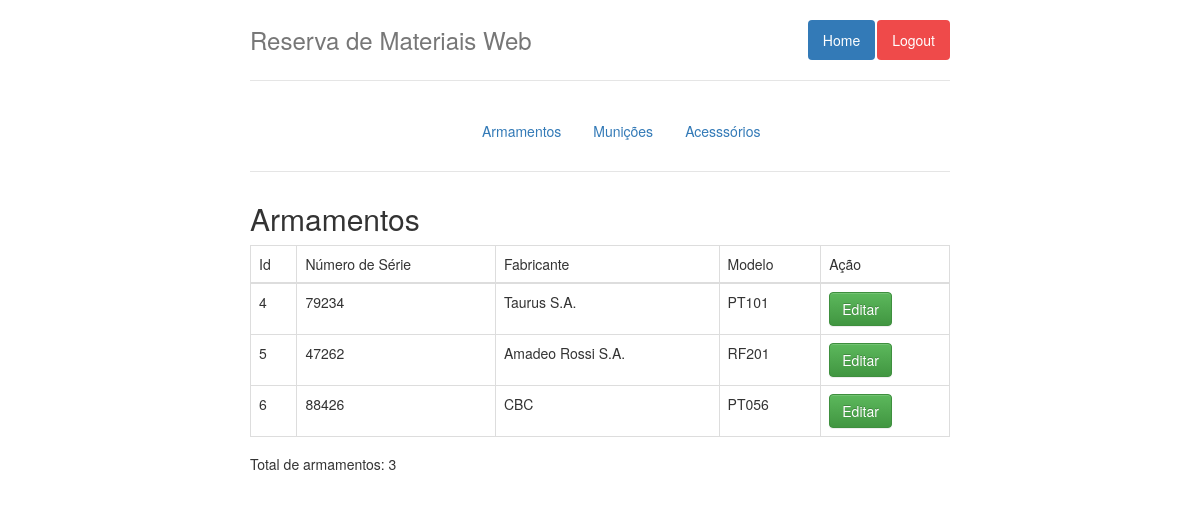
The page /ProjetoWebPython/p_registro/armamento (signed in) on the database as committed earlier.
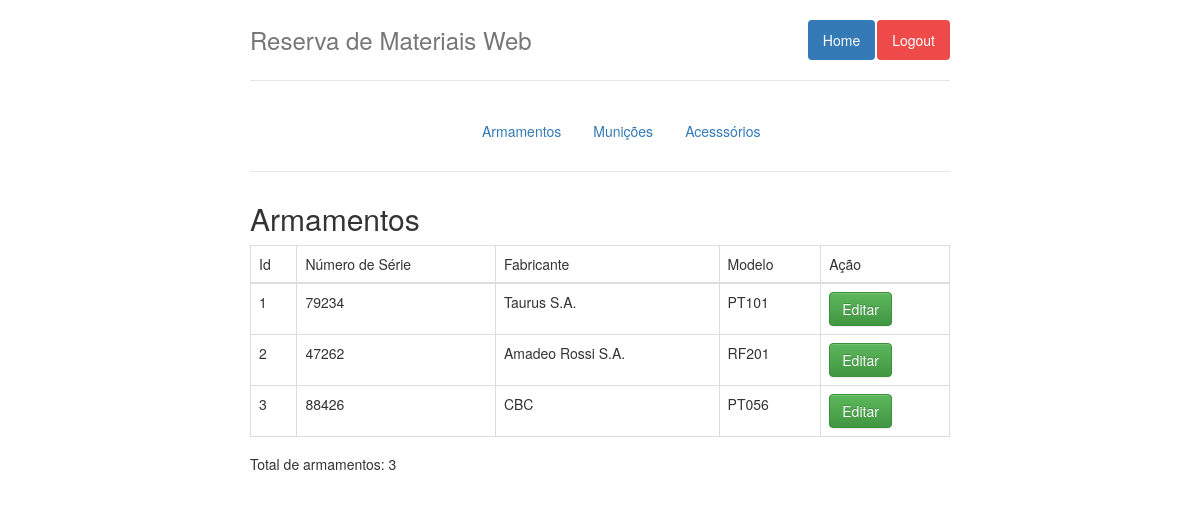
The same page on the database as committed later.
### registro/models.py (models this page shows, shortened)
class Armamento(models.Model):
    numero_de_serie = models.IntegerField('Numero de Serie',default=0)
    modelo = models.CharField('Modelo',max_length=200)
    fabricante = models.CharField('Fabricante',max_length=200)

### registro/views.py (the view)
@login_required(login_url="../admin/login/")
def list_arma(request):
    template = loader.get_template('registro/listar.html')
    armamento_list = Armamento.objects.order_by('id')
    armamento_count = Armamento.objects.count()
    context = {
        'armamento_list': armamento_list,
        'armamento_count': armamento_count,
    }
    return HttpResponse(template.render(context, request))

### registro/templates/registro/listar.html (shortened to what this page needs)
{% extends 'base/layout.html' %}
{% block content %}
<div class="header clearfix">
    <nav>
      <ul class="nav nav-pills" style=" margin-left: 31%;">
        <li role="presentation" ><a href="{% url 'armamento' %}">Armamentos</a></li>
        <li role="presentation" ><a href="{% url 'municao' %}">Munições</a></li>
        <li role="presentation" ><a href="{% url 'acessorio' %}">Acesssórios</a></li>
      </ul>
    </nav>
</div>
{% if armamento_list %}
<h2>Armamentos</h2>
<table class="table table-bordered table-responsive">
<thead>
<tr>
    <td>Id</td>
    <td>Número de Série</td>
    <td>Fabricante</td>
    <td>Modelo</td>
    <td>Ação</td>
</tr>
</thead>
<tbody>
    {% for item in armamento_list %}
        <tr>
            <td>{{ item.id}}</td>
            <td>{{ item.numero_de_serie}}</td>
            <td>{{ item.fabricante}}</td>
            <td>{{ item.modelo}}</td>
            <td>
                <a href="{% url 'index' %}"><button class="btn btn-success">Editar</button></a>
            </td>
        </tr>
    {% endfor %}
</tbody>
</table>
<h5>Total de armamentos: {{ armamento_count }}</h5>
{% endif %}
{% endblock %}

Rows that differ between the two databases and show on the page:
removed Armamento: id "4", numero_de_serie "79234", fabricante "Taurus S.A.", modelo "PT101"
removed Armamento: id "5", numero_de_serie "47262", fabricante "Amadeo Rossi S.A.", modelo "RF201"
removed Armamento: id "6", numero_de_serie "88426", fabricante "CBC", modelo "PT056"
added Armamento: id "1", numero_de_serie "79234", fabricante "Taurus S.A.", modelo "PT101"
added Armamento: id "2", numero_de_serie "47262", fabricante "Amadeo Rossi S.A.", modelo "RF201"
added Armamento: id "3", numero_de_serie "88426", fabricante "CBC", modelo "PT056"
